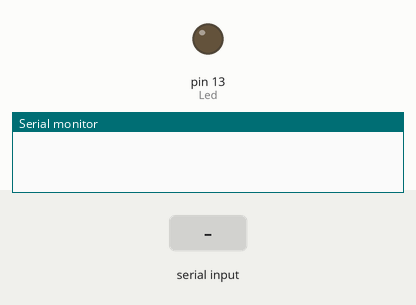
Bench run of a sketch on a simulated Arduino Uno, built with avr-gcc and run on an emulated ATmega328P. Parts: output pins drawn as LEDs (lit = HIGH), the last lines printed to the serial monitor. Inputs (shaded band) come from the test bench.

Above: at 1.2 s.
1.3 s: "E" received over Serial
At 3.1 s:
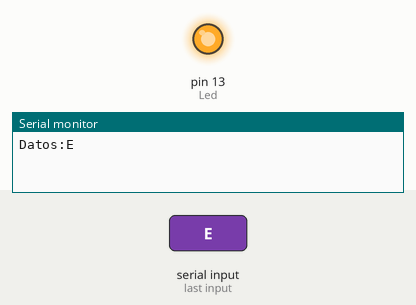
3.8 s: "A" received over Serial
At 6.1 s:
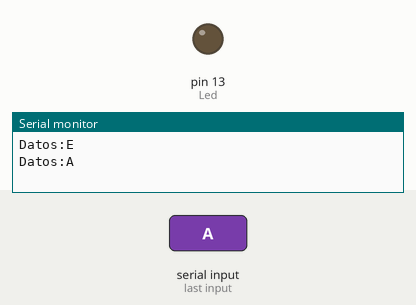
Timing chart, 0 to 7.6 s (numbered marks = the images above; inputs shaded):
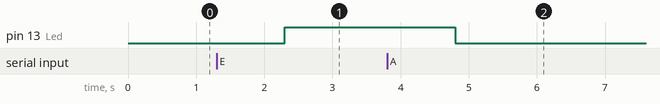

Measured:
- after the input at 1.3 s, pin 13 (Led): LOW → HIGH after 1.0 s
- after the input at 3.8 s, pin 13 (Led): HIGH → LOW after 1.0 s

The sketch:

comunicacion_UART.ino
```cpp
#define Led 13

String datos;

void setup() {
  Serial.begin(115200);
  pinMode(Led,OUTPUT);
}

void loop() {
  if(Serial.available()>0){
    datos = Serial.readString();

    Serial.print("Datos:"); Serial.println(datos);

    if(datos == "E"){
      digitalWrite(Led, HIGH);
    }
    else{
      if(datos == "A"){
        digitalWrite(Led, LOW);
      }
    }
  }
}
```
